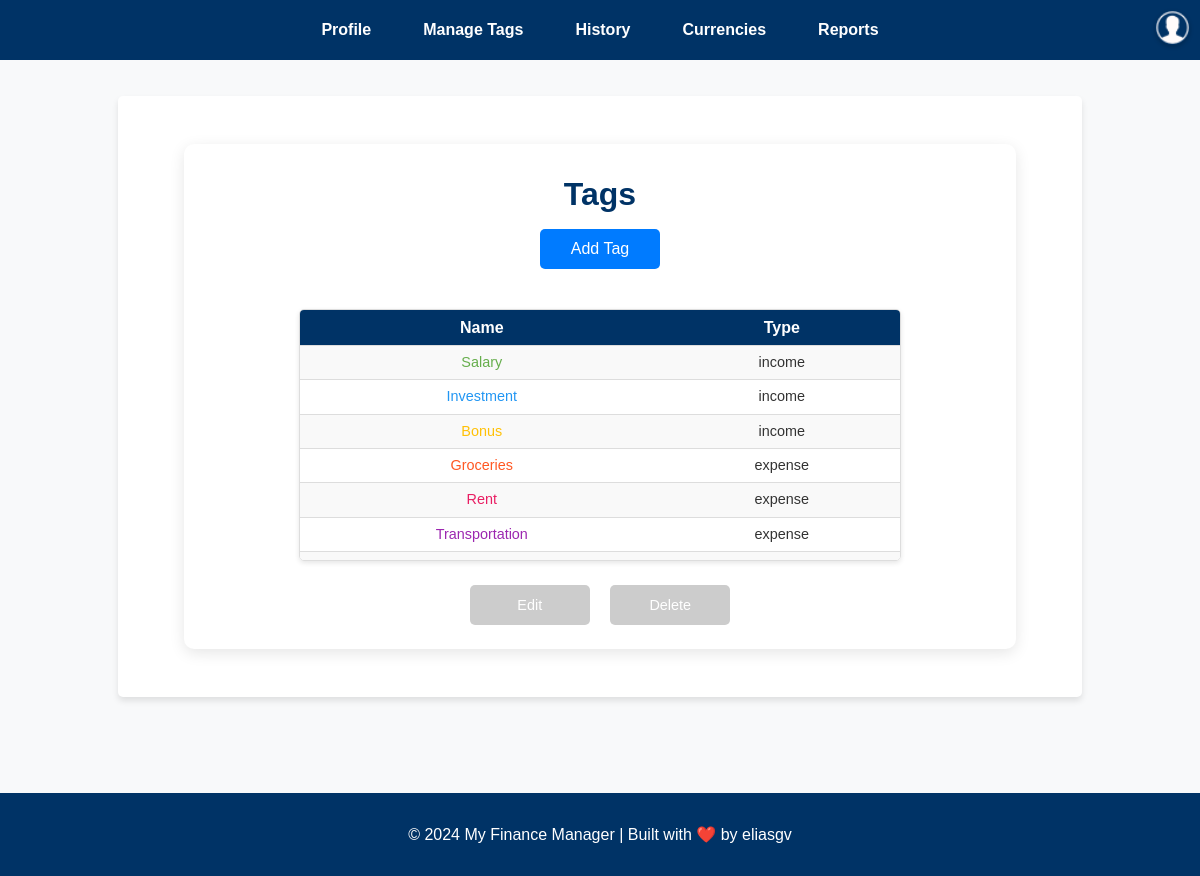
Screenshot of /tags/ (signed in) with the database file from the repository.
### tags/models.py (models this page shows, shortened)
class Tag(models.Model):
    TAG_TYPES = [
        ('income', 'Income'),
        ('expense', 'Expense'),
    ]
    user = models.ForeignKey(settings.AUTH_USER_MODEL, on_delete=models.CASCADE, related_name='tags')
    name = models.CharField(max_length=50)
    tag_type = models.CharField(max_length=7, choices=TAG_TYPES)
    color = models.CharField(max_length=7, default="#FFFFFF")
    class Meta:
        unique_together = ('user', 'name')

### tags/views.py (the view)
# urls.py: path('', views.list_tags, name='list_tags'),
@login_required
def list_tags(request):
    query = request.GET.get('search', '')
    tags = Tag.objects.filter(user=request.user, name__icontains=query)
    return render(request, 'tags/list_tags.html', {'tags': tags, 'query': query})

### templates/tags/list_tags.html (shortened to what this page needs)
{% extends 'base.html' %}
{% block content %}
<div class="tags-container">
    <h1 class="page-title">Tags</h1>
    <button onclick="window.location.href='{% url 'tags:create_tag' %}'" class="btn btn-primary">Add Tag</button>
    <div class="table-wrapper">
        <table class="tags-table">
            <thead>
                <tr>
                    <th>Name</th>
                    <th>Type</th>
                </tr>
            </thead>
            <tbody>
                {% for tag in tags %}
                <tr class="tag-item" data-id="{{ tag.id }}">
                    <td style="color: {{ tag.color }};">{{ tag.name }}</td>
                    <td>{{ tag.tag_type }}</td>
                </tr>
                {% empty %}
                <tr>
                    <td colspan="2">No tags found. Add one to get started.</td>
                </tr>
                {% endfor %}
            </tbody>
        </table>
    </div>
    <div class="tag-actions">
        <button class="btn btn-edit" disabled>Edit</button>
        <button class="btn btn-delete" disabled>Delete</button>
    </div>
</div>
{% endblock %}

### static/css/global.css (style rules this page uses)
body { font-family: 'Arial', sans-serif; background-color: #f4f7fa; margin: 0; padding: 0; color: #333; display: flex; flex-direction: column; min-height: 100vh; min-width: 100hv; overflow-y: scroll; scrollbar-width: none; }

### static/css/profile.css (style rules this page uses)
body { font-family: 'Arial', sans-serif; background-color: #f8f9fa; margin: 0; padding: 0; display: flex; justify-content: center; align-items: center; min-height: 100vh; }
.btn { padding: 0.6rem 1.2rem; font-size: 1rem; border-radius: 5px; cursor: pointer; transition: background-color 0.3s ease; height: 40px; width: 120px; text-decoration: none; border: none; text-align: center; margin-bottom:1rem; }

### static/css/tags.css (style rules this page uses)
.tags-container { max-width: 800px; margin: 1rem auto; padding: 1rem; border-radius: 10px; background: #ffffff; box-shadow: 0 4px 15px rgba(0, 0, 0, 0.1); text-align: center; overflow:hidden; scrollbar-width: none; }
.page-title { font-size: 2rem; color: #003366; margin-bottom: 1rem; font-weight: bold; margin-top: 1rem; }
.btn { padding: 0.6rem 1.2rem; font-size: 1rem; border-radius: 5px; cursor: pointer; transition: background-color 0.3s ease; height: 40px; width: 120px; text-decoration: none; border: none; text-align: center; }
.btn-primary { background-color: #007bff; color: white; }
.btn[disabled], .btn-disabled { background-color: #ccc; color: #ffffff; cursor: not-allowed; transition: background-color 0.3s ease, color 0.3s ease; }
.tag-actions .btn { padding: 0.5rem 1rem; margin: 0.5rem; font-size: 0.9rem; border-radius: 5px; cursor: pointer; transition: all 0.3s ease; }
.btn-edit { background-color: #007bff; color: white; }
.btn-delete { background-color: #007bff; color: white; }
.table-wrapper { margin: 1.5rem auto; overflow-y: auto; width: 600px; max-height: 250px; border: 1px solid #ddd; box-shadow: 0 2px 5px rgba(0, 0, 0, 0.1); border-radius: 5px; }
.tags-table { width: 100%; border-collapse: collapse; font-size: 0.9rem; text-align: center; }
.tags-table th, .tags-table td { padding: 0.5rem; border-bottom: 1px solid #ddd; text-align: center; }
.tags-table th { background-color: #003366; color: white; position: sticky; top: 0; z-index: 1; padding: 0.5rem ; min-height: 10px; font-size: 1rem; }
.tags-table tr { line-height: 1.2; }
.tags-table tr:nth-child(odd) { background-color: #f9f9f9; }
.tags-table tr:nth-child(even) { background-color: #ffffff; }

### static/css/transactions.css (style rules this page uses)
.page-title { font-size: 2rem; color: #003366; margin-bottom: 1rem; font-weight: bold; }
.table-wrapper { max-height: 250px; overflow-y: auto; margin-bottom: 1rem; border-radius: 5px; box-shadow: 0 2px 5px rgba(0, 0, 0, 0.1); }
.btn { padding: 0.6rem 1.2rem; font-size: 1rem; border-radius: 5px; cursor: pointer; transition: background-color 0.3s ease; height: 40px; width: 120px; text-decoration: none; border: none; text-align: center; }

### rows the page displays
Tag: name "Salary", tag_type "income"
Tag: name "Investment", tag_type "income"
Tag: name "Bonus", tag_type "income"
Tag: name "Groceries", tag_type "expense"
Tag: name "Rent", tag_type "expense"
Tag: name "Transportation", tag_type "expense"
